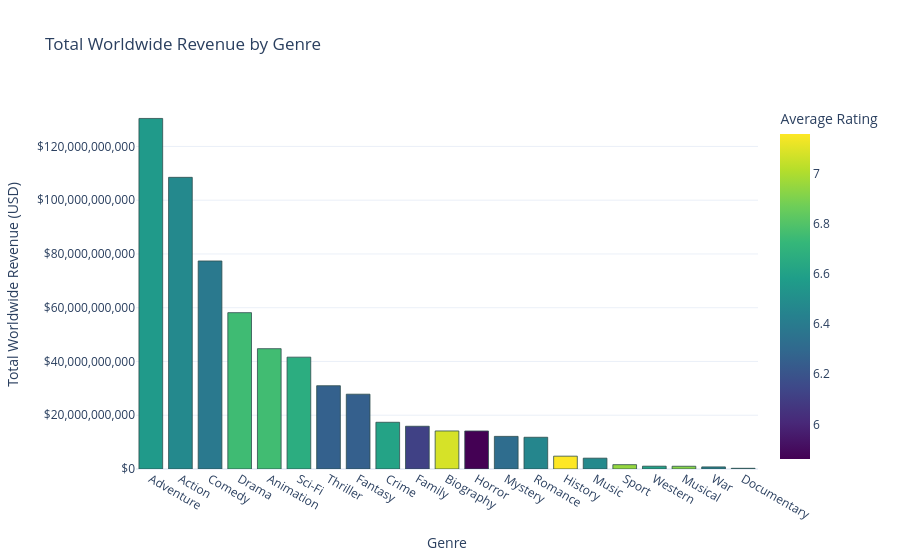

The code cell stored with this chart in its notebook:
### Code cell
import plotly.express as px

# Sort genres by total revenue descending
genre_summary_sorted = genre_summary.sort_values("total_revenue", ascending=False)

fig = px.bar(
    genre_summary_sorted,
    x="genres",
    y="total_revenue",
    color="avg_rating",                   # gradient shows rating
    color_continuous_scale="Viridis",    
    text=genre_summary_sorted["total_revenue"].apply(lambda x: f"${x:,.0f}"),  # show revenue on bars
    title="Total Worldwide Revenue by Genre",
    labels={
        "genres": "Genre",
        "total_revenue": "Total Worldwide Revenue (USD)",
        "avg_rating": "Average IMDB Rating"
    },
)

# Format layout
fig.update_traces(textposition='outside', marker_line=dict(width=0.8, color='DarkSlateGrey'))
fig.update_layout(
    template="plotly_white",
    xaxis_title="Genre",
    yaxis_title="Total Worldwide Revenue (USD)",
    yaxis_tickformat="$,",
    coloraxis_colorbar=dict(title="Average Rating"),
    uniformtext_minsize=10,
    uniformtext_mode='hide'
)

fig.show()

### Figure 1 — Plotly figure (JSON) as saved in the notebook; plotly's stock layout.template omitted (floating-point values rounded to 4 significant figures)
{"data": [{"hovertemplate": "Genre=%{x}<br>Total Worldwide Revenue (USD)=%{y}<br>text=%{text}<br>Average IMDB Rating=%{marker.color}<extra></extra>", "legendgroup": "", "marker": {"color": [6.558, 6.472, 6.389, 6.75, 6.756, 6.665, 6.26, 6.255, 6.611, 6.115, 7.079, 5.862, 6.32, 6.458, 7.157, 6.473, 6.948, 6.6, 6.92, 6.42, 6.43], "coloraxis": "coloraxis", "line": {"color": "DarkSlateGrey", "width": 0.8}, "pattern": {"shape": ""}}, "name": "", "orientation": "v", "showlegend": false, "text": ["$130,419,106,489", "$108,507,946,589", "$77,393,779,788", "$58,168,263,185", "$44,770,491,996", "$41,613,828,099", "$30,984,957,797", "$27,827,833,398", "$17,381,824,498", "$15,900,027,299", "$14,153,725,097", "$14,140,222,900", "$12,136,711,998", "$11,812,873,696", "$4,778,795,999", "$4,029,894,898", "$1,614,550,500", "$1,049,902,000", "$1,022,700,000", "$778,934,800", "$255,519,400"], "textposition": "outside", "type": "bar", "x": ["Adventure", "Action", "Comedy", "Drama", "Animation", "Sci-Fi", "Thriller", "Fantasy", "Crime", "Family", "Biography", "Horror", "Mystery", "Romance", "History", "Music", "Sport", "Western", "Musical", "War", "Documentary"], "xaxis": "x", "y": [130400000000.0, 108500000000.0, 77390000000.0, 58170000000.0, 44770000000.0, 41610000000.0, 30980000000.0, 27830000000.0, 17380000000.0, 15900000000.0, 14150000000.0, 14140000000.0, 12140000000.0, 11810000000.0, 4779000000.0, 4030000000.0, 1615000000.0, 1050000000.0, 1023000000.0, 778900000.0, 255500000.0], "yaxis": "y"}], "layout": {"barmode": "relative", "coloraxis": {"colorbar": {"title": {"text": "Average Rating"}}, "colorscale": [[0, "#440154"], [0.1111, "#482878"], [0.2222, "#3e4989"], [0.3333, "#31688e"], [0.4444, "#26828e"], [0.5556, "#1f9e89"], [0.6667, "#35b779"], [0.7778, "#6ece58"], [0.8889, "#b5de2b"], [1, "#fde725"]]}, "legend": {"tracegroupgap": 0}, "title": {"text": "Total Worldwide Revenue by Genre"}, "uniformtext": {"minsize": 10, "mode": "hide"}, "xaxis": {"anchor": "y", "domain": [0, 1], "title": {"text": "Genre"}}, "yaxis": {"anchor": "x", "domain": [0, 1], "tickformat": "$,", "title": {"text": "Total Worldwide Revenue (USD)"}}}}
